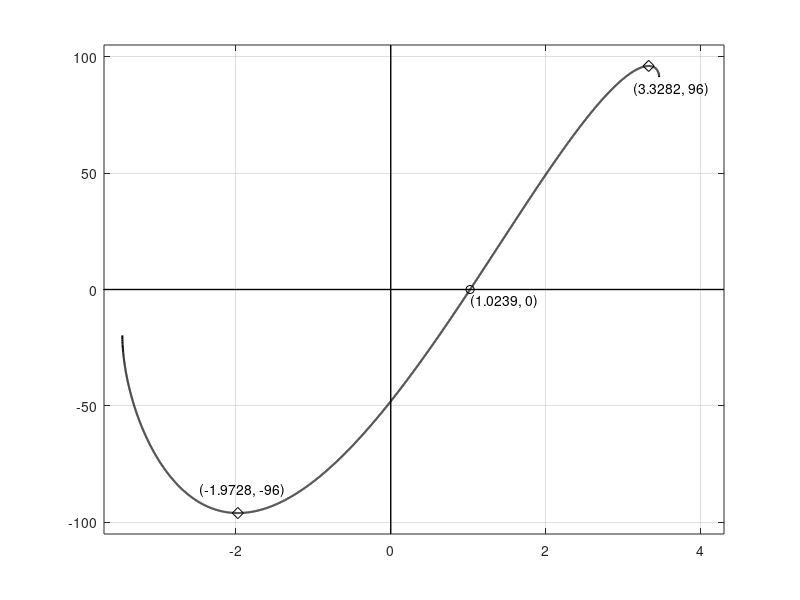

This chart was generated by the following MATLAB code:
clc
close all

x=-3.464:0.001:3.464;
y=3*x.^2+3*x.*(sqrt(36-3*x.^2)+sqrt(64-3*x.^2))-sqrt(36-3*x.^2).*sqrt(64-3*x.^2);
plot(x,y,'linewidth',1.5,'color','k')
hold on
plot(-12/sqrt(37),-96,'d','markersize',8,'color','black')
text(-12/sqrt(37)-0.5,-96+10,'(-1.9728, -96)')
plot(12/sqrt(13),96,'d','markersize',8,'color','black')
text(12/sqrt(13)-0.2,96-10,'(3.3282, 96)')
plot(1.0239,0,'o','markersize',6,'color','black')
text(1.0239,-5,'(1.0239, 0)')
grid on; 
% grid minor
xmin=-3.7;
xmax=4.3;

plot([xmin,xmax],[0,0],'k','linewidth',1)
plot([0,0],[-105,105],'k','linewidth',1)
axis([xmin,xmax,-105,105])
% axis on

